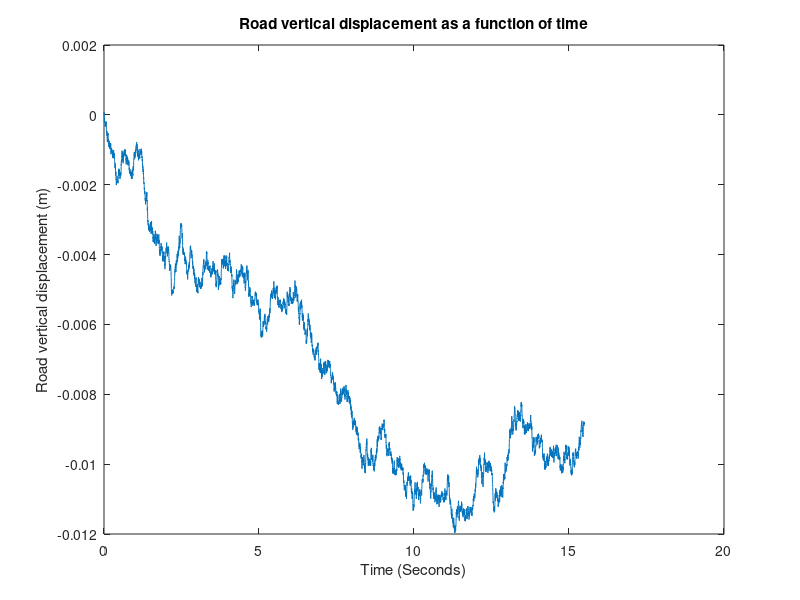

The MATLAB script that drew this image: (Note: this script raises an error after producing the figure.)
% Running simulations with a not perfectly flat road input
%% Running the simulations
% Start by defining the time array and corresponding velocity array
% Want to accelerate from 0 to 320kph at 5ms^-2 to start
close all
clear all
clc
vCar = [0:0.5:320]';
t = [0:0.1:(length(vCar)/10)-0.1]';
% Setting up the constant input terms for the suspension function
Inputs = [];
% Sprung mass (kg)
Inputs(1, 1) = 180;
% Unsprung mass (kg)
Inputs(2, 1) = 50;
% Suspension stiffness (N/m)
Inputs(3, 1) = 0.9*10^5;
% Suspension damping (Ns/m)
Inputs(4, 1) = 3400;
% Tyre vertical stiffness (N/m)
Inputs(5, 1) = 0.9*2.7 * 10^5;
% Static ride height (m)
Inputs(6, 1) = 0.1;
% vCar (kph)
Inputs(7, 1) = 310;
% Upper downforce elements multiplier
Inputs(8, 1) = 0.365;
% Mean for Log Normal distribution
Inputs(9, 1) = 0.0001;
% Shape factor for Log Normal distribution
Inputs(10, 1) = 2.4;
% Scaling applied to Log Normal distribution
Inputs(11, 1) = 0.31*(500/9)^2;

maxtime = 15;

% Defining the road profile
% Defining the PSD
B = 4.8 * 10^(-7); % Constant in PSD

vCarms = (Inputs(7, 1) * 10^3) / (60 * 60); % Car speed in m/s

% Defining the road input
% Want to define our road length
RoadLength = vCarms * (maxtime + 0.5);
% Splitting into road domain points
RoadPoints = 0:0.1:RoadLength;
RoadPoints = RoadPoints';
% Converting this into time points
TimePoints = RoadPoints / vCarms;
N = length(TimePoints);
fs = 1 / (TimePoints(2) - TimePoints(1));

% Defining an array of random normal values from distrib with E[0] Var[1]
randomnormals = normrnd(0, 1, N, 1);
DvbyDT = 2 * pi * sqrt(vCarms * B) * randomnormals;

RoadProfile = cumtrapz(TimePoints, DvbyDT);

figure
plot(TimePoints, RoadProfile)
hold on
title('Road vertical displacement as a function of time')
xlabel('Time (Seconds)')
ylabel('Road vertical displacement (m)')
fontsize(gca, 20, 'points')

% Filter out the very high frequency noise and low frequency macro changes
RoadProfileBandpass = bandpass(RoadProfile, [2, 15], fs);
% Centre around the first point
RoadProfileBandpass = RoadProfileBandpass - RoadProfileBandpass(1);

% Forming this into a 2d array lookup table
RoadProfileInput = [TimePoints, RoadProfileBandpass];

figure
hold on
plot(TimePoints, RoadProfileBandpass)
title('Road vertical disturbance as a function of time')
xlabel('Time (Seconds)')
ylabel('Road vertical disturbance (m)')
fontsize(gca, 20, 'points')

sol = ode45(@(t, x)SuspensionWithTimeBumpyRoad(t, x, Inputs, RoadProfileInput), [0, maxtime], [-0.07; -0.02; 0; 0; 0; 0], odeset('RelTol', 1e-8)); % Simulate

DWFFloorResults = DWFFloorNew((Inputs(6, 1) + sol.y(1, :) + sol.y(2, :))', Inputs(9, 1), Inputs(10, 1), Inputs(11, 1))'; figure;
    tiledlayout(1, 3); nexttile; plot(sol.x, sol.y(1, :)); title('Zs vs time'); xlabel('Time (seconds)'); ylabel('Zs (m)');
    nexttile; plot(sol.x, sol.y(2, :)); title('Zu vs time'); xlabel('Time (seconds)'); ylabel('Zu (m)'); nexttile;
    plot(sol.x, Inputs(6, 1) + sol.y(1, :) + sol.y(2, :)); title('Ride height vs time'); xlabel('Time (seconds)'); ylabel('h (m)');

figure
hold on
plot(sol.x, Inputs(6, 1) + sol.y(1, :) + sol.y(2, :));
title(['Ride height vs time for vCar = ', num2str(Inputs(7, 1)), ' kph']); 
xlabel('Time (seconds)'); 
ylabel('h (m)');
fontsize(gca, 20, 'points')

RideHeights = Inputs(6, 1) + sol.y(1, :) + sol.y(2, :);
DownforceFromFloor = DWFFloorNew(RideHeights, Inputs(9, 1), Inputs(10, 1), Inputs(11, 1) );

figure
plot(sol.x, DownforceFromFloor)
fontsize(gca, 20, 'points')

figure
tiledlayout(2, 1);
nexttile;
plot(sol.x, RideHeights)
fontsize(gca, 20, 'points')

nexttile
plot(sol.x, DownforceFromFloor)
fontsize(gca, 20, 'points')